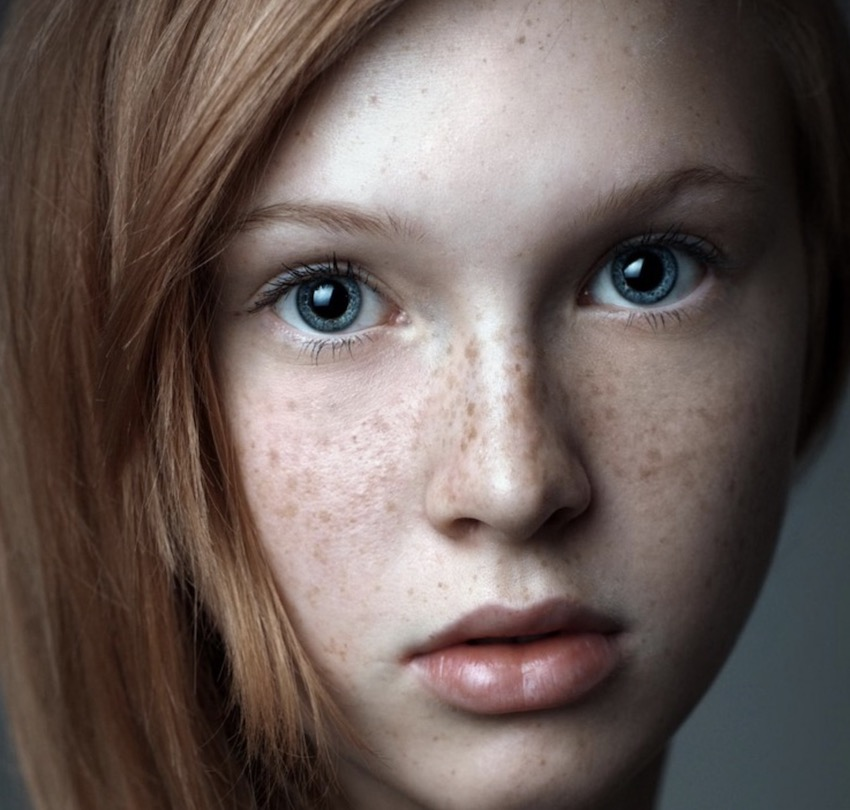
#> input picture Computer-vision/image/image_hance/32.jpg, 850 x 810 px, found by its file name
$ python beauty.py
#> lines starting #> are read from the running program, lines starting #| are printed output that depends on the picture
from matplotlib import pyplot as plt
import numpy as np
from skimage import data, color
import cv2


# 中文显示工具函数
def set_ch():
    from pylab import mpl
    mpl.rcParams['font.sans-serif'] = ['FangSong']
    mpl.rcParams['axes.unicode_minus'] = False


set_ch()
img = cv2.imread('./image/image_hance/32.jpg')
#> img is the input picture: shape (810, 850, 3); mean B, G, R 87.5, 92.3, 105.9
img = color.rgb2gray(img)
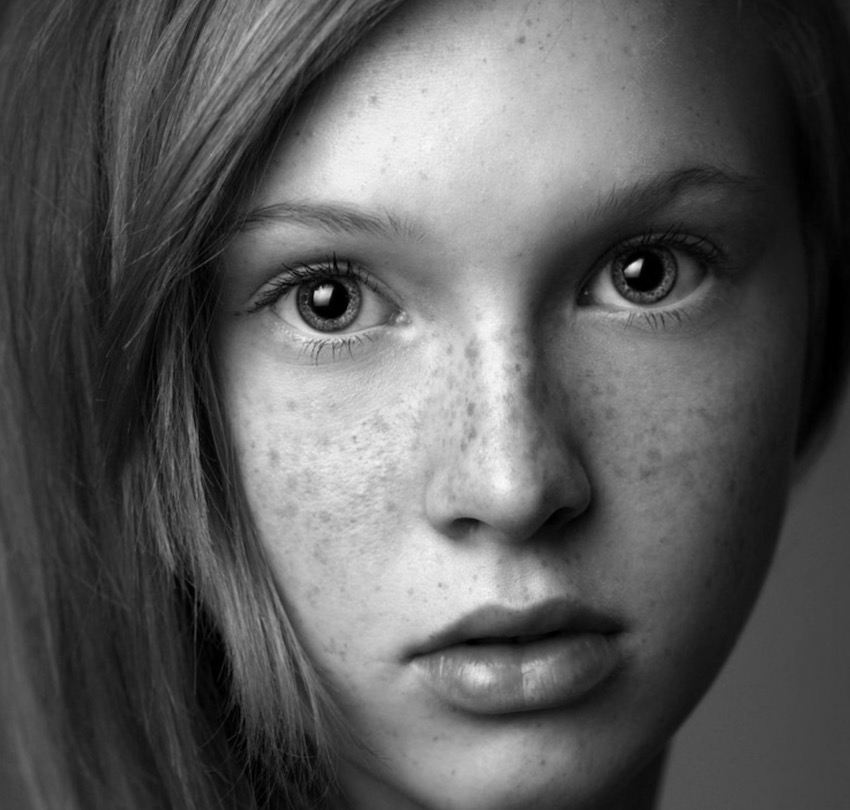
#> img: shape (810, 850) float64; min 0, max 0.978, mean 0.362
f = np.fft.fft2(img)
fshift = np.fft.fftshift(f)
# 取绝对值后将复数变化为实数
# 取对数的目的是将数据变换到0~255
s1 = np.log(np.abs(fshift))
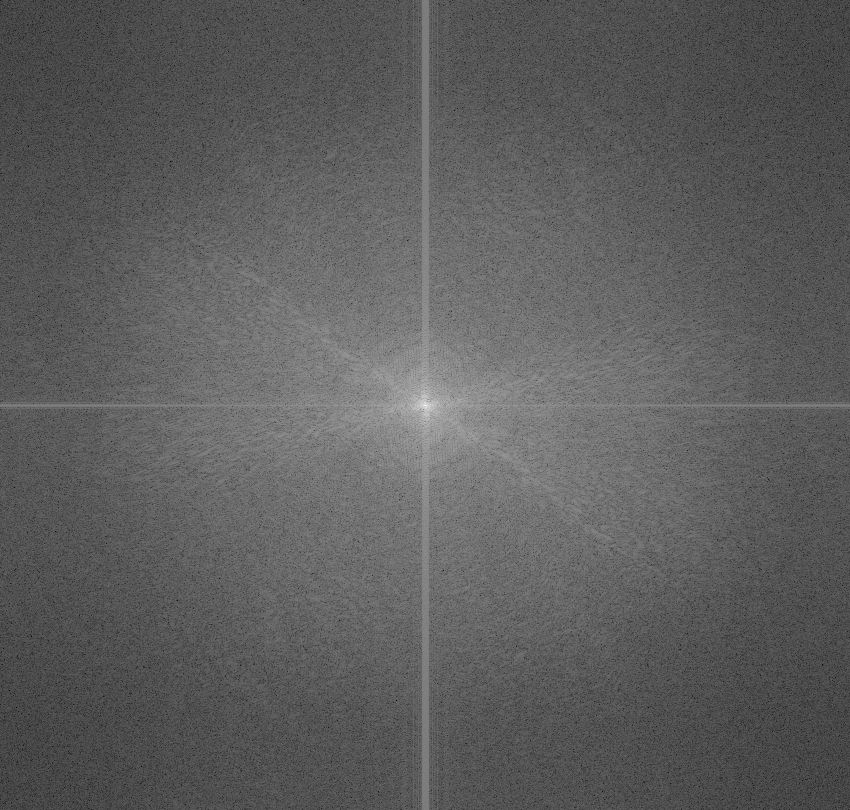
#> s1: shape (810, 850) float64; min -4.79, max 12.43, mean 1.55; drawn with min black and max white


def ButterworthPassFilter(image, d, n):
    """
    Butterworth低通滤波器
    """
#> called with d = 100, n = 1
    f = np.fft.fft2(image)
    fshift = np.fft.fftshift(f)

    def make_transform_matrix(d):
#> called with d = 100
        transform_matrix = np.zeros(image.shape)
        center_point = tuple(map(lambda x: (x - 1) / 2, s1.shape))
#> center_point = (404.5, 424.5)
        for i in range(transform_matrix.shape[0]):
            for j in range(transform_matrix.shape[1]):
                def cal_distance(pa, pb):
                    from math import sqrt
                    dis = sqrt((pa[0] - pb[0]) ** 2 + (pa[1] - pb[1]) ** 2)
                    return dis

                dis = cal_distance(center_point, (i, j))
                transform_matrix[i, j] = 1 / (1 + (dis / d) ** (2 * n))
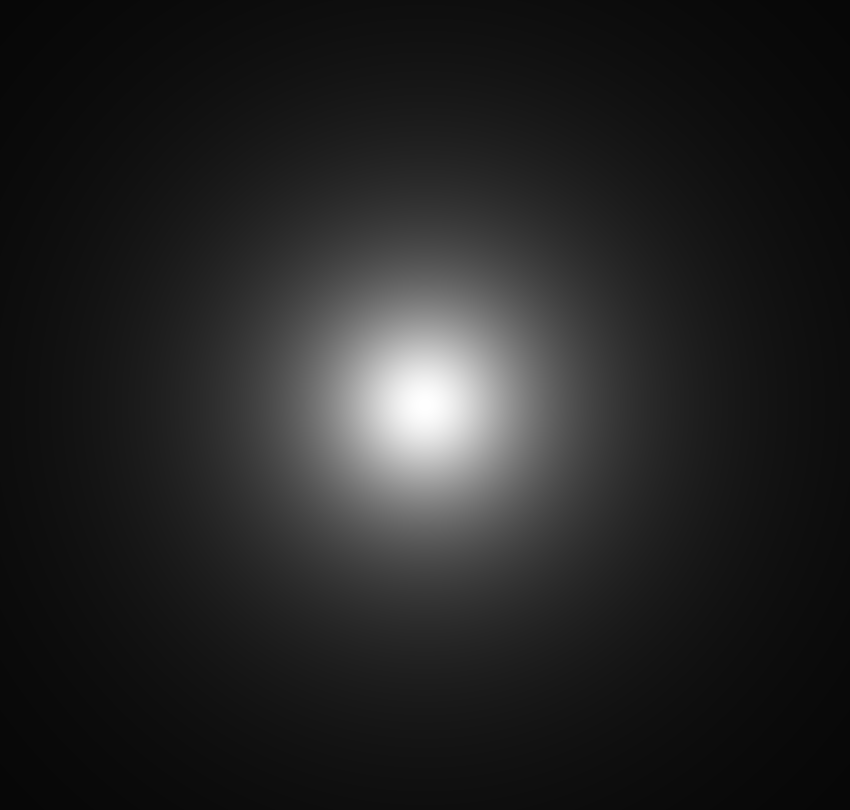
#> transform_matrix: shape (810, 850) float64; min 0.0283, max 1, mean 0.142
        return transform_matrix

    d_matrix = make_transform_matrix(d)
    new_img = np.abs(np.fft.ifft2(np.fft.ifftshift(fshift * d_matrix)))
    return new_img


plt.subplot(221)
plt.axis('off')
plt.title('Original')
plt.imshow(img, cmap='gray')

plt.subplot(222)
plt.axis('off')
plt.title('Butter D=100 n=1')
butter_100_1 = ButterworthPassFilter(img, 100, 1)
plt.imshow(butter_100_1, cmap='gray')

plt.subplot(223)
plt.axis('off')
plt.title('Butter D=30 n=1')
butter_30_1 = ButterworthPassFilter(img, 30, 1)
#> call 2 of make_transform_matrix, with d = 30
#> after the loop in make_transform_matrix (call 2), `for i in range(transform_matrix.shape[0]):`:
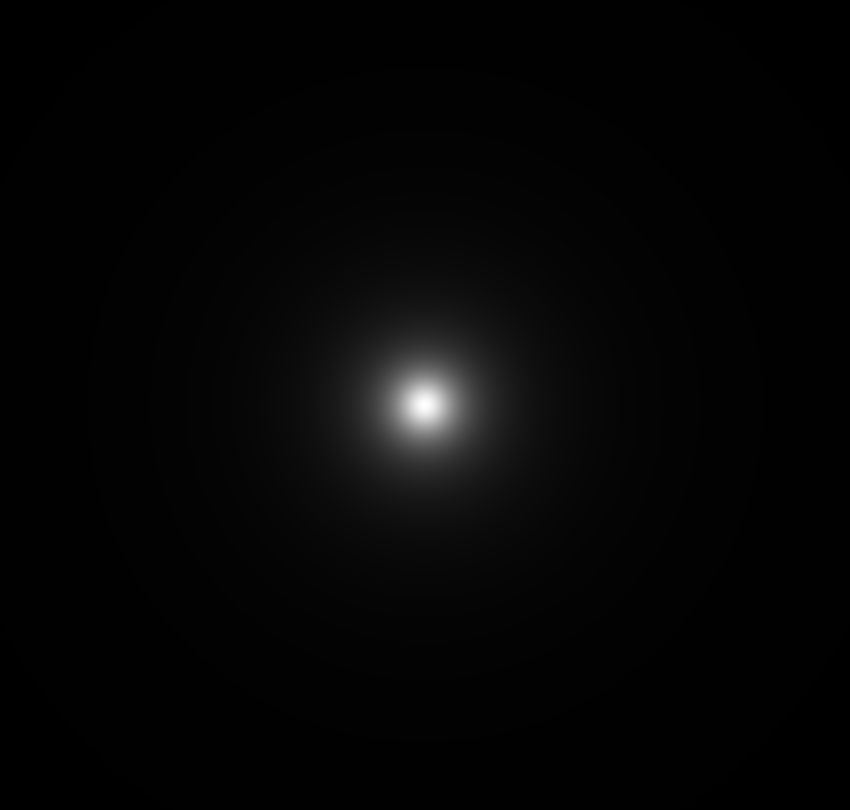
#> transform_matrix: shape (810, 850) float64; min 0.00261, max 0.999, mean 0.0225
plt.imshow(butter_30_1, cmap='gray')

plt.subplot(224)
plt.axis('off')
plt.title('Butter D=30 n=5')
butter_30_5 = ButterworthPassFilter(img, 30, 5)
#> call 3 of ButterworthPassFilter, with d = 30, n = 5
#> call 3 of make_transform_matrix, with d = 30
#> after the loop in make_transform_matrix (call 3), `for i in range(transform_matrix.shape[0]):`:
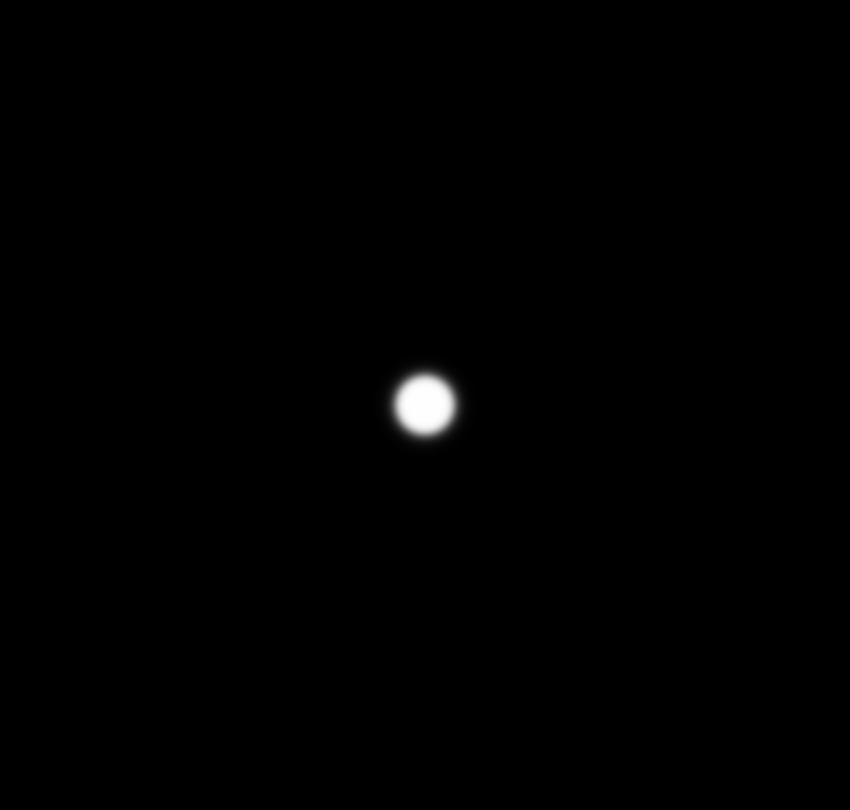
#> transform_matrix: shape (810, 850) float64; min 1.23e-13, max 1, mean 0.00439
#> in ButterworthPassFilter (call 3), `new_img = np.abs(np.fft.ifft2(np.fft.ifftshift(fshift * d_matrix)))`:
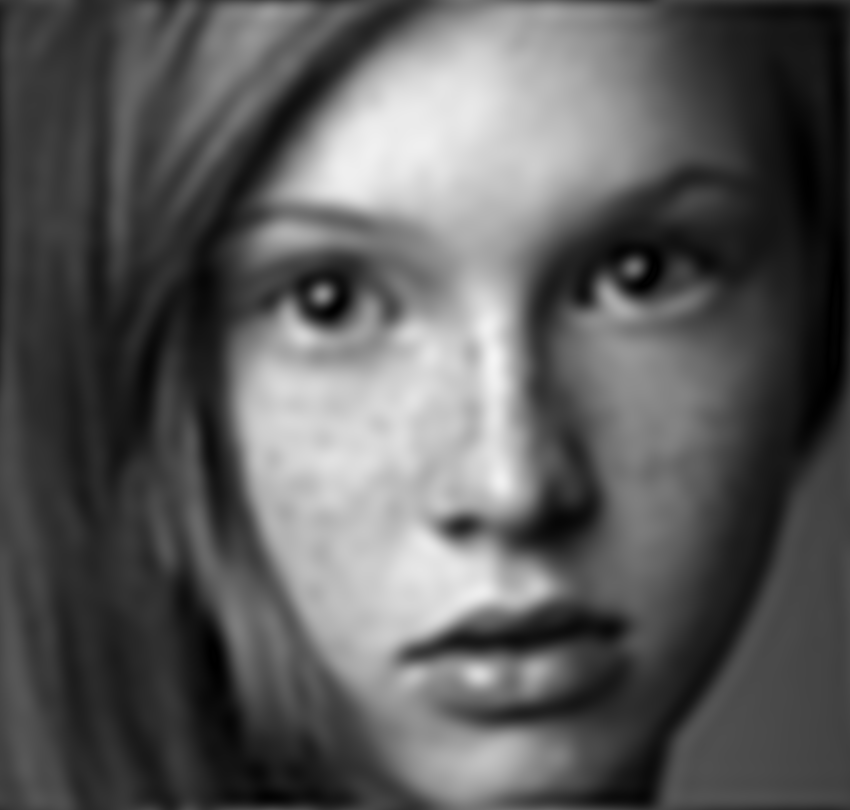
#> new_img: shape (810, 850) float64; min 0.000101, max 0.959, mean 0.362
plt.imshow(butter_30_5, cmap='gray')

plt.show()
